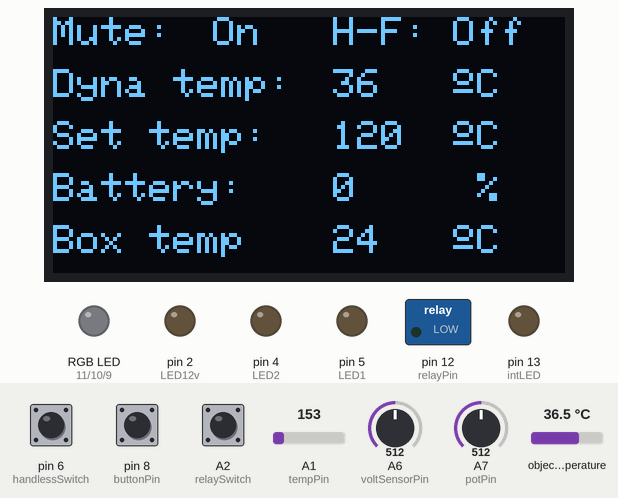
Bench run of a sketch on a simulated Arduino Nano, built with avr-gcc and run on an emulated ATmega328P. Shown: 128×64 one-colour display, switched loads named in the sketch (green lamp = pin HIGH), an RGB LED mixed from three pins (HIGH = lit), output pins drawn as LEDs (lit = HIGH). The test bench sets the inputs (shaded band); at power-on: pin 6 (handlessSwitch) HIGH, A2 (relaySwitch) HIGH, pin 8 (buttonPin) LOW, A6 (voltSensorPin) = 512, A1 (tempPin) = 153, A7 (potPin) = 512, object temperature 36.5 °C. Pins used as bus, display or sensor lines are not drawn; what the sketch prints to the serial monitor is not drawn.

Above: at 2.2 s.
2.3 s: pin 6 (handlessSwitch) pulled LOW for 0.15 s
At 2.5 s:
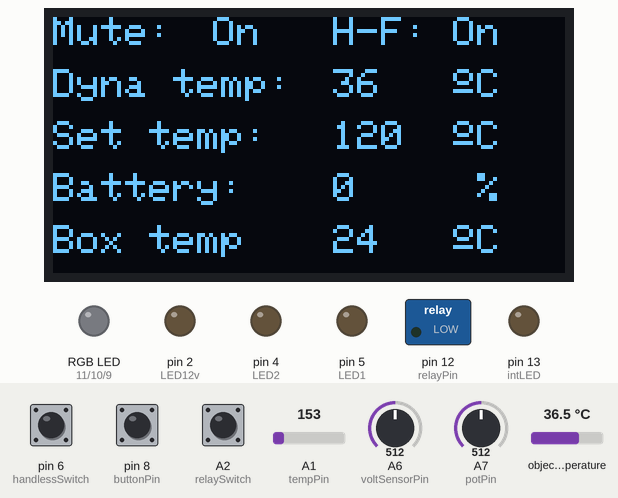
4.1 s: A2 (relaySwitch) pulled LOW for 0.15 s
At 4.28 s:
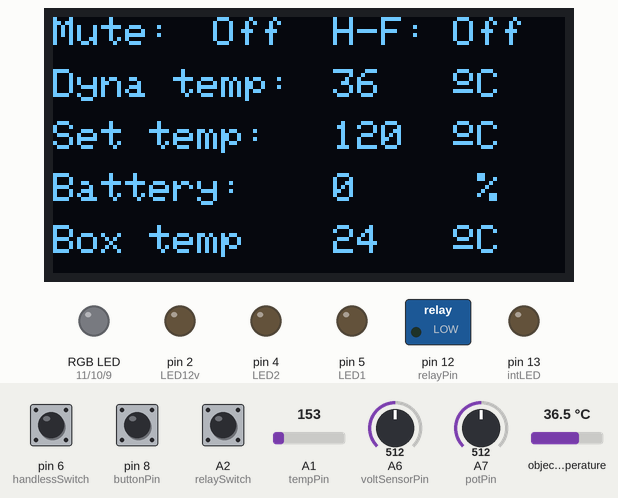
5.8 s: pin 8 (buttonPin) pulled HIGH for 1 s
At 6.7 s:
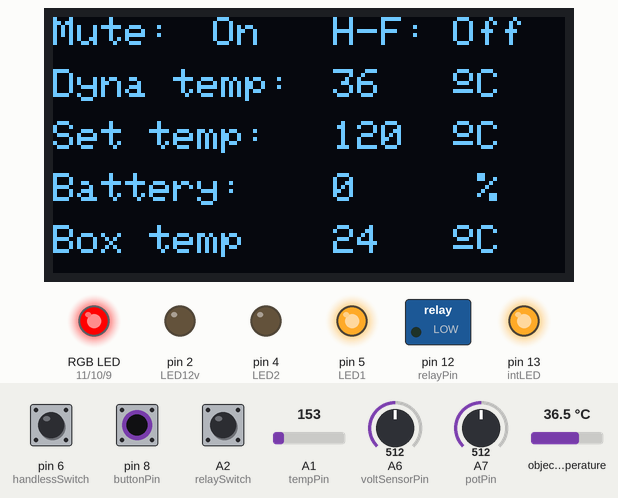
8.4 s: A6 (voltSensorPin) set to 598
At 9.6 s:
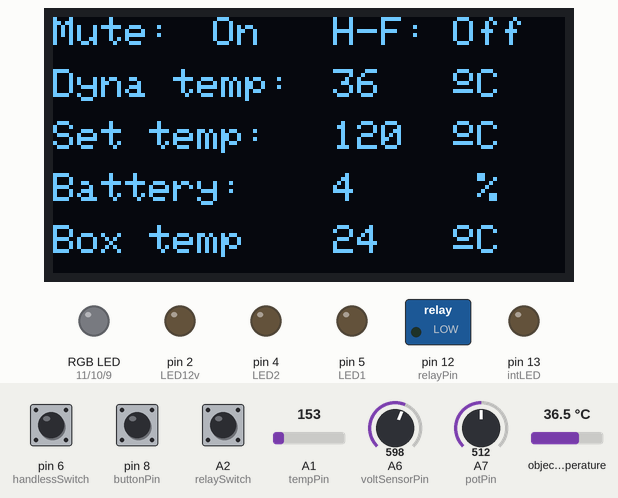
9.9 s: A6 (voltSensorPin) set to 618
At 11.2 s:
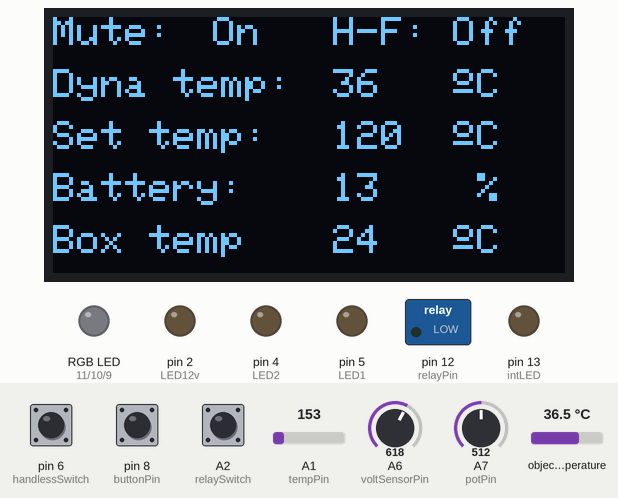
11.5 s: pin 8 (buttonPin) pulled HIGH for 1 s
At 12.1 s:
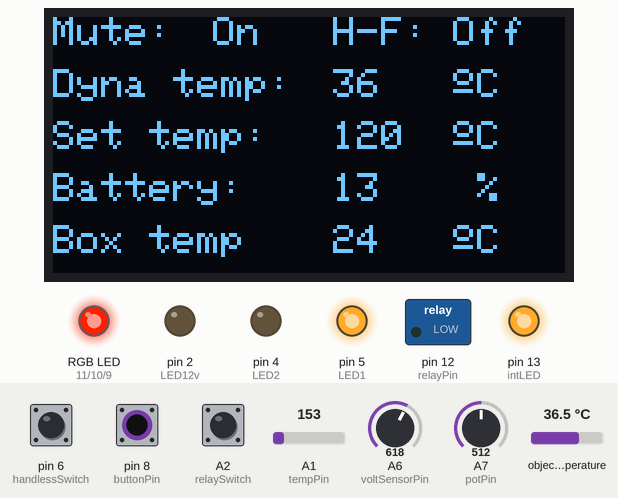
Timing chart, 0 to 14.5 s (numbered marks = the images above; inputs shaded):
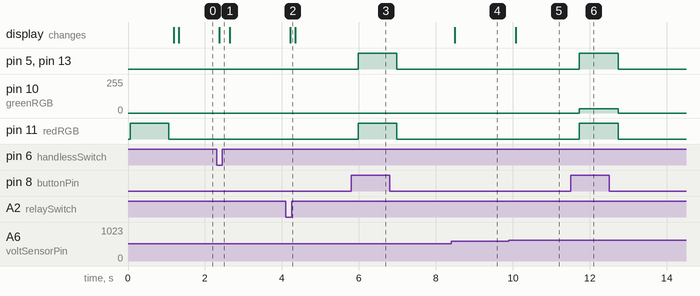

Measured:
- after the input at 2.3 s, the display: changes after 0.07 s (image 1)
- after the input at 4.1 s, the display: changes after 0.12 s (image 2)
- after the input at 5.8 s, pin 5 (LED1), pin 11 (redRGB), pin 13 (intLED): LOW → HIGH after 0.18 s, → LOW 1.0 s later
- after the input at 8.4 s, the display: changes after 0.09 s (image 4)
- after the input at 9.9 s, the display: changes after 0.17 s (image 5)
- after the input at 11.5 s, pin 5 (LED1), pin 11 (redRGB), pin 13 (intLED): LOW → HIGH after 0.22 s, → LOW 1.0 s later; pin 10 (greenRGB): 0/255 → 32/255 after 0.22 s, → 0/255 1.0 s later

The sketch:

VapeBoxV3.4.ino
```cpp
// (licence header left out)
  const char* version = "3.4"; // You can replace "1.0.0" with your desired version

#include <Adafruit_MLX90614.h> //include library for infrared temp sensor
Adafruit_MLX90614 mlx = Adafruit_MLX90614();

//include libraries for OLED and define it
#include <Wire.h>
#include <Adafruit_GFX.h>
#include <Adafruit_SSD1306.h>

#define SCREEN_WIDTH 128 // OLED display width, in pixels
#define SCREEN_HEIGHT 64 // OLED display height, in pixels

// Declaration for an SSD1306 display connected to I2C (SDA, SCL pins)
// The pins for I2C are defined by the Wire-library.
// On an arduino UNO:       A4(SDA), A5(SCL)
// On an arduino MEGA 2560: 20(SDA), 21(SCL)
// On an arduino LEONARDO:   2(SDA),  3(SCL), ...
#define OLED_RESET     -1 // Reset pin # (or -1 if sharing Arduino reset pin)
#define SCREEN_ADDRESS 0x3C ///< See datasheet for Address; 0x3D for 128x64, 0x3C for 128x32
Adafruit_SSD1306 display(SCREEN_WIDTH, SCREEN_HEIGHT, &Wire, OLED_RESET);

//pins

int triggerPin = 3;

//LEDs
int LED12v = 2;

int LED1 = 5; //I've changed this as my PCB was damaged
int LED2 = 4;
int intLED = 13;

int blueRGB = 9;
int greenRGB = 10;
int redRGB = 11;

int relaySwitch = A2;
int relayPin = 12;

int handlessSwitch = 6;

//inputs
int buttonPin = 8;
int potPin = A7;
int SetTemp;
int potRawValue;
float InfraPin;

//sensors
int tempPin = A1;
int voltSensorPin = A6;

float voltage; //battery voltage ---------------- i should be able to add code to this to create a spectrum of colour as the battery decreases from 100-0 - search google for how a RGB LED works with arduino for info
double lowBatteryThreshold = 10;
double twentybattery = 20;
double thirtybattery = 30;
double fortybattery = 40;
double fiftybattery = 50;
double sixtybattery = 60;
double seventybattery = 70;
double eightybattery = 80;
double ninetybattery = 90;
double hundybattery = 100;


//vaiables for the button press and timeout function
bool buttonState;
bool lastButtonState = LOW;
long buttonPressStart;

//hands-freee
bool handsFreeMode = false;
unsigned long handsFreeStartTime = 0;
const unsigned long handsFreeTimeout = 30000; // 30 seconds safety timer


unsigned long lastDebounceTime = 0;  // the last time the output pin was toggled
unsigned long debounceDelay = 50;    // debounce delay - can adjust this to make button less sensitive

bool ovenOn = LOW;

int tempC;
int tempCutOff = 60;  //temperature in Celcius to stop IH activating

int dynatempC;
int Dynatemp;

//led duty cycle
int dutycycle = 90;

//pulse mode double click bits
int stateCount = 0;

long firstPressTime;

long buttonTimer = 600;

long timeOut = 800;
long timeOutTimer = 0;

bool pulseMode = false;
long pulseModeStartTime = 0;
int pulseModeDelay = 5000;

//for the pulse heat mode
long pulseOvenTime = 500; //adjust this value to change speed of pulse
long pulseOvenStart = 0;

float loopTime;

bool previousOvenOn = LOW;

float mapFloat(float x, float in_min, float in_max, float out_min, float out_max) {
  return (x - in_min) * (out_max - out_min) / (in_max - in_min) + out_min;
}

int getTemp(){                 //returns temperature in celcius from TMP36 sensor

  int tempReading = analogRead(tempPin);

  // converting to voltage --------00000000000000000000000000000-------------- I've changed the "tempvoltage" from "voltage" because voltage was being used above for battery level (row 132)
   double tempvoltage = tempReading * 5.0;
  tempvoltage /= 1024.0;

  // print the temperature
  double tempCdoub = (tempvoltage - 0.5) * 100 ;

   int tempCint = tempCdoub;

  return tempCint;
}

int getVoltage() {          // Returns the voltage from the voltage sensor and maps it to a percentage
    int data = 0;
    float V = 0.0;
    const float R1 = 47000.0;
    const float R2 = 22000.0;

    data = analogRead(voltSensorPin); // Read raw analog data
    V = (data * 5.0) / 1024.0;        // Convert to voltage

    // Calculate the actual battery voltage
    float batteryVoltage = V / (R2 / (R1 + R2));
    Serial.print("Battery Voltage: ");
    Serial.println(batteryVoltage, 2); // Print with 2 decimal places for clarity

    // Map the battery voltage to a percentage (assuming a range of 9V to 12.5V)
    int batteryPercentage = mapFloat(batteryVoltage, 9.0, 12.5, 0, 100);

    // Clamp the value between 0 and 100
    batteryPercentage = constrain(batteryPercentage, 0, 100);
    Serial.print("Battery Percentage: ");
    Serial.println(batteryPercentage);

    return batteryPercentage; // Return as an integer
}

// Function to adjust LED color based on battery level
void setBatteryIndicator(float batteryPercentage) {
    // Define RGB colors

    //9-100% - GREEN
    int red90TO100 = 0;
    int green90TO100 = 128;
    int blue90TO100 = 0;
    //80-90%  -  TURQUOISE
    int red80TO90 = 0;
    int green80TO90 = 128;
    int blue80TO90 = 3;
    //70-80%  -  CYAN
    int red70TO80 = 0;
    int green70TO80 = 110;
    int blue70TO80 = 10;
    //60-70%  -  SKY BLUE
    int red60TO70 = 0;
    int green60TO70 = 100;
    int blue60TO70 = 20;
    //50-60%  -  BLUE
    int red50TO60 = 20;
    int green50TO60 = 40;
    int blue50TO60 = 40;
    //40-50%  -  VIOLET
    int red40TO50 = 128;
    int green40TO50 = 0;
    int blue40TO50 = 40;
    //30-40%  -  MAGENTA
    int red30TO40 = 255;
    int green30TO40 = 0;
    int blue30TO40 = 20;
    //20-30%  -  ROSE
    int red20TO30 = 255;
    int green20TO30 = 10;
    int blue20TO30 = 10;
    //10-20%  -  ORANGE
    int red10TO20 = 255;
    int green10TO20 = 32;
    int blue10TO20 = 0;
    //0-10%  -  RED
    int red0TO10 = 255;
    int green0TO10 = 0;
    int blue0TO10 = 0;

    int red, green, blue;

  // Determine the color based on the battery percentage
  if (batteryPercentage > 90) {
      red = red90TO100;
      green = green90TO100;
      blue = blue90TO100;
  } else if (batteryPercentage > 80) {
      red = red80TO90;
      green = green80TO90;
      blue = blue80TO90;
  } else if (batteryPercentage > 70) {
      red = red70TO80;
      green = green70TO80;
      blue = blue70TO80;
  } else if (batteryPercentage > 60) {
      red = red60TO70;
      green = green60TO70;
      blue = blue60TO70;
  } else if (batteryPercentage > 50) {
      red = red50TO60;
      green = green50TO60;
      blue = blue50TO60;
  } else if (batteryPercentage > 40) {
      red = red40TO50;
      green = green40TO50;
      blue = blue40TO50;
  } else if (batteryPercentage > 30) {
      red = red30TO40;
      green = green30TO40;
      blue = blue30TO40;
  } else if (batteryPercentage > 20) {
      red = red20TO30;
      green = green20TO30;
      blue = blue20TO30;
  } else if (batteryPercentage > 10) {
      red = red10TO20;
      green = green10TO20;
      blue = blue10TO20;
  } else { // batteryPercentage <= 10
      red = red0TO10;
      green = green0TO10;
      blue = blue0TO10;
  }
    // Set the RGB LED to the determined color
    analogWrite(redRGB, red);
    analogWrite(greenRGB, green);
    analogWrite(blueRGB, blue);
}

void setup() {
  unsigned long startTime = millis();  // Record start time

  // Pin setup
  pinMode(buttonPin, INPUT);
  pinMode(potPin, INPUT);
  pinMode(InfraPin, INPUT);
  pinMode(triggerPin, OUTPUT);
  pinMode(LED12v, OUTPUT);
  pinMode(LED1, OUTPUT);
  pinMode(LED2, OUTPUT);
  pinMode(blueRGB, OUTPUT);
  pinMode(greenRGB, OUTPUT);
  pinMode(redRGB, OUTPUT);
  pinMode(intLED, OUTPUT);
  pinMode(relaySwitch, INPUT_PULLUP);
  pinMode(relayPin, OUTPUT);
  pinMode(handlessSwitch, INPUT_PULLUP);

  // OLED Initialization
  display.begin(SSD1306_SWITCHCAPVCC, 0x3C);
  display.clearDisplay();
  display.display();

  // MLX90614 Infrared Sensor Initialization
  mlx.begin();

  // Battery voltage check
  voltage = getVoltage();
  setBatteryIndicator(voltage);
  display.clearDisplay();
  display.setTextSize(1);
  display.setTextColor(SSD1306_WHITE);
  display.print(version);

  //      COLUMN 1

    display.setCursor(0, 0);
    display.println("Mute:");

  delay(1000);  // Delay for 1 second

  // Turn off the RGB LED
  digitalWrite(redRGB, LOW);
  digitalWrite(greenRGB, LOW);
  digitalWrite(blueRGB, LOW);

  // NOW start serial
  Serial.begin(9600);
  Serial.println("Setup complete!");
  Serial.print("Total setup time: ");
  Serial.println(millis() - startTime);
}


void loop() {

  loopTime = millis();

  //read sensors
  //check the box temperature
  tempC = getTemp();

  //check infrared temp
  dynatempC = mlx.readObjectTempC();

  digitalRead(relaySwitch);
  digitalRead(handlessSwitch);

  // Read hands-free switch state
  handsFreeMode = digitalRead(handlessSwitch);

    // Read hands-free switch state
  bool handsFreeSwitchState = digitalRead(handlessSwitch);

  // Detect hands-free switch press (toggle mode)
  static bool lastHandsFreeState = HIGH;
  if (handsFreeSwitchState == LOW && lastHandsFreeState == HIGH) {
    handsFreeMode = !handsFreeMode;  // Toggle hands-free mode
    handsFreeStartTime = loopTime;   // Reset timer when toggled ON
    Serial.println(handsFreeMode ? "Hands-free ON" : "Hands-free OFF");
  }
  lastHandsFreeState = handsFreeSwitchState;


  //check the battery voltage (if the button isn't pressed)
  if(ovenOn == LOW && pulseMode == LOW) {
    voltage = getVoltage();
  }

  Serial.print("buttonState:");
  Serial.println(buttonState);
  Serial.print("handsFreeMode:");
  Serial.println(handsFreeMode);

  //check button - do some stuff

 //debounce
  int reading = digitalRead(buttonPin);

    if (reading != lastButtonState) {
      lastDebounceTime = loopTime;
    }

    //button has changed
    if ((loopTime - lastDebounceTime) > debounceDelay) {

      if (reading != buttonState) {
      //record the click
        stateCount++;
        timeOutTimer = loopTime;
        buttonState = reading;

      //reset the button time out
        buttonPressStart = loopTime;

      //reset first press timer
        if(stateCount == 1){
            firstPressTime = loopTime;
        }
      }
    }

    lastButtonState = reading;


  //check button state count and activate oven

  //not pressed, everything is off
  if (stateCount == 0 && buttonState == LOW){
      ovenOn = LOW;
      pulseMode = LOW;
    }

    if (stateCount == 1 && buttonState == HIGH){
      ovenOn = !ovenOn; // Toggle state
      pulseMode = LOW;
      }
      stateCount = 0; // Reset count to prevent unwanted resets


    //first press, turn oven on normally
    if(stateCount == 1 && buttonState == HIGH){
      ovenOn = HIGH;
      pulseMode = LOW;
    }

    //something is amiss, reset
    if(stateCount == 1 && buttonState == LOW){
      ovenOn = LOW;
      pulseMode = LOW;
      stateCount = 0;
    }

    //released button after first press, turn oven off
    if (stateCount == 2 && buttonState == LOW){
      ovenOn = LOW;
      pulseMode = LOW;
    }

    //something is amiss, reset
    if(stateCount == 2 && buttonState == HIGH){
      ovenOn = LOW;
      pulseMode = LOW;
      stateCount = 0;
    }

    //second press of double click, enter pulse mode
    if (stateCount == 3 && buttonState == HIGH){
      pulseMode = HIGH;
    }

    //something is amiss, reset
    if(stateCount == 3 && buttonState == LOW){
      ovenOn = LOW;
      pulseMode = LOW;
      stateCount = 0;

    }

    //more than the double click, reset the counter
    if(stateCount >= 4){
      stateCount = 0;
    }


    //timer for double click
    if(loopTime - firstPressTime > buttonTimer){
      stateCount = 0;
    }

    //timer to reset stateCount  in case of errors
    if((loopTime - timeOutTimer) > timeOut && buttonState == LOW){
      stateCount = 0;
    }

    //if the temperature is above the cutoff, set the oven to off----------------------- OR if the chamber temp is above the set temp -> turn off induction
    if(tempC >= tempCutOff || dynatempC >= SetTemp ){
      ovenOn = LOW;
      pulseMode = LOW;
    }

  // Hands-free mode logic with timeout
  if (handsFreeMode == 1 && ovenOn == HIGH) {
    if (loopTime - handsFreeStartTime < handsFreeTimeout) {
      if (dynatempC < SetTemp) {
        ovenOn = HIGH;
      } else {
        ovenOn = LOW;  // Turn off if temperature is reached
      }
    } else {
      handsFreeMode = false;  // Timeout reached, disable hands-free
      ovenOn = LOW;
      Serial.println("Hands-free mode timed out.");
    }
  }


  // on off switch for oven
  if(ovenOn == HIGH){
    digitalWrite(intLED, HIGH);
    digitalWrite(LED1, HIGH);
    digitalWrite(triggerPin, HIGH);
    // show battery voltage on the LED

    setBatteryIndicator(voltage);

  }

  if(ovenOn == HIGH && digitalRead(relaySwitch) == 0){
    digitalWrite(relayPin, HIGH);}
    else(digitalWrite(relayPin, LOW));


  if(pulseMode == HIGH){

    if(loopTime - pulseOvenStart < pulseOvenTime){
      digitalWrite(intLED, HIGH);
      digitalWrite(LED1, HIGH);
      digitalWrite(triggerPin, HIGH);
    }
    else{
      digitalWrite(intLED, LOW);
      digitalWrite(LED1, LOW);
      digitalWrite(triggerPin, LOW);
    }

    if (loopTime - pulseOvenStart > pulseOvenTime*2){
      pulseOvenStart = loopTime;
    }

  }

  if(ovenOn == LOW && pulseMode == LOW){

    digitalWrite(intLED, LOW);
    digitalWrite(LED1, LOW);
    digitalWrite(triggerPin, LOW);
    digitalWrite(redRGB, LOW);
    digitalWrite(greenRGB, LOW);
    digitalWrite(blueRGB, LOW);

  }

  if(Dynatemp >= SetTemp){

    digitalWrite(intLED, LOW);
    digitalWrite(LED1, LOW);
    digitalWrite(triggerPin, LOW);
    }


          // Display information on the OLED
    display.clearDisplay();
    display.setTextSize(1);
    display.setTextColor(SSD1306_WHITE);

  //      COLUMN 1

    display.setCursor(0, 0);
    display.println("Mute:");

    display.setCursor(70, 0);
    display.println("H-F:");

    display.setCursor(0, 13);
    display.println("Dyna temp:");

    display.setCursor(0, 26);
    display.println("Set temp:");

    display.setCursor(0, 39);
    display.println("Battery: ");

    display.setCursor(0, 52);
    display.println("Box temp");

  /*  Column 2   */

    display.setCursor(40, 0);
    if (digitalRead(relaySwitch) == 0) {
        display.println("Off");
    } else {
        display.println("On");
    }

    display.setCursor(100, 0);
    if (digitalRead(handlessSwitch) == 0) {
        display.println("On");
    } else {
        display.println("Off");
    }

    display.setCursor(70, 13);
    display.println(dynatempC);

    display.setCursor(70, 26);
    display.println(SetTemp);

    display.setCursor(70, 39);
    display.println(getVoltage());

    display.setCursor(70, 52);
    display.println(tempC);

  // THIRD COLUMN CAN BE UNITS

    display.setCursor(100, 13);
    display.cp437(true);
    display.write(167);
    display.print("C");

    potRawValue = analogRead(potPin);
    SetTemp = map(potRawValue, 0, 1023, 80, 160); // ADJUST THESE VALUES IN 3 AND 4TH POSITION TO CHANGE RANGE OF TEMPERATURES ON POTENTIOMETER

    display.setCursor(100, 26);
    display.cp437(true);
    display.write(167);
    display.print("C");


    display.setCursor(100, 39);
    display.print(" %");

    display.setCursor(100, 52);
    display.cp437(true);
    display.write(167);
    display.print("C");

    display.display();

    Serial.println("");


}
```
